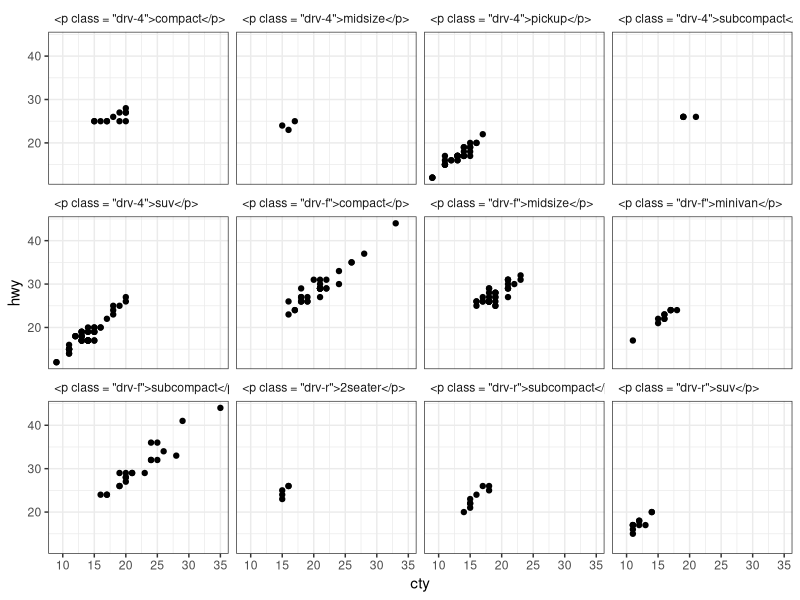

Write the R code that produced this figure.
library(ggplot2)
library(dplyr)
library(glue)
library(rlang)

element_html <- function(css = NULL, family = NULL, face = NULL, size = NULL, colour = NULL, fill = NULL,
                         linetype = NULL, linewidth = NULL, hjust = NULL, vjust = NULL, lineheight = NULL,
                         margin = NULL, width = NULL, height = NULL, color = NULL, 
                         debug = FALSE, inherit.blank = FALSE) {
  if (!is.null(color))
    colour <- color
  
  # doesn't work with other values at this time
  hjust <- 0
  vjust <- 1

  structure(
    list(
      css = css,
      family = family, face = face, size = size, colour = colour, fill = fill,
      linetype = linetype, linewidth = linewidth, hjust = hjust, vjust = vjust,
      lineheight = lineheight, margin = margin, width = width, height = height,
      debug = debug, inherit.blank = inherit.blank),
    class = c("element_html", "element_text", "element")
  )
}

element_grob.element_html <- function(element, label = "", x = NULL, y = NULL,
                                      family = NULL, face = NULL, colour = NULL, size = NULL,
                                      hjust = NULL, vjust = NULL, lineheight = NULL,
                                      margin = NULL, ...) {
  if (is.null(label))
    return(ggplot2::zeroGrob())
  
  # for now we ignore hjust and vjust, it doesn't work yet
  hj <- 0
  vj <- 1

  css <- element$css %||% ""

  html_grob(
    label, x = x, y = y, hjust = hj, vjust = vj,
    width = element$width, height = element$height,
    css = css
  )
}


css <- '
p { text-align: center; padding-top: 2px; }
.drv-f { background-color: darkslategray; color: white; }
.drv-r { background-color: lightsteelblue; }
.drv-4 { background-color: darkkhaki; }
'

mpg %>%
  mutate(facet_label = glue('<p class = "drv-{drv}">{class}</p>')) %>%
  ggplot(aes(cty, hwy)) + 
  geom_point() +
  facet_wrap(~facet_label) +
  theme_bw() +
  theme(
    strip.background = element_blank(),
    strip.text = element_html(css = css)
  )
